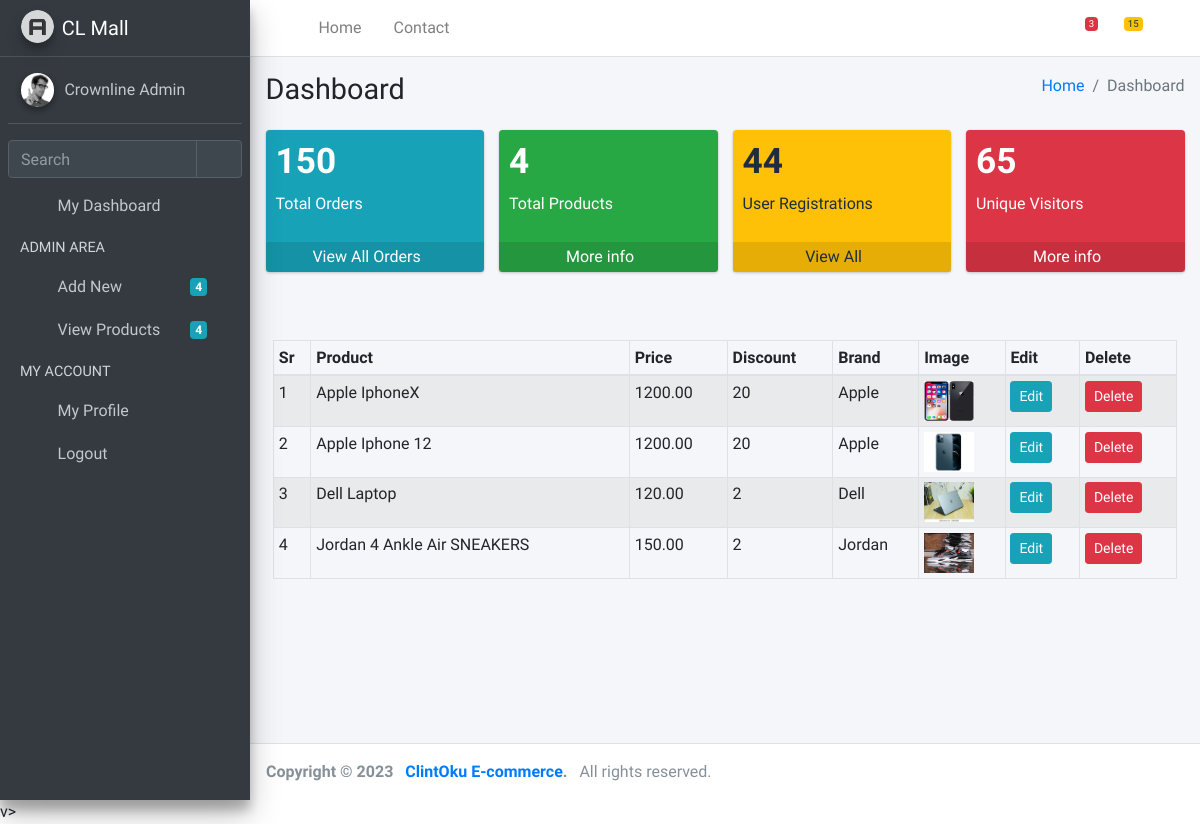
The page /admin (signed in) on the database its author committed.
### cl_mall/admin/models.py (models this page shows, shortened)
class User(db.Model):
    id = db.Column(db.Integer, primary_key=True)
    name = db.Column(db.String(25), unique=False, nullable=False)
    username = db.Column(db.String(25), unique=True, nullable=False)
    email = db.Column(db.String(80), unique=True, nullable=False)
    password = db.Column(db.String(180), unique=False, nullable=False)
    is_admin = db.Column(db.Boolean, default=True, nullable=False)
    profile = db.Column(db.String(80), unique=False, nullable=False,
                        default='profile.jpg')

### cl_mall/products/models.py (models this page shows)
class Addproduct(db.Model):
    __searchable__ = ['name', 'description']
    id = db.Column(db.Integer, primary_key=True)
    name = db.Column(db.String(80), nullable=False)
    price = db.Column(db.Numeric(10,2), nullable=False)
    discount = db.Column(db.Integer, default=0)
    stock = db.Column(db.Integer, nullable=False)
    description = db.Column(db.Text, nullable=False)
    colors = db.Column(db.Text, nullable=False)
    pub_date = db.Column(db.DateTime, nullable=False,
        default=datetime.utcnow)
    brand_id = db.Column(db.Integer, db.ForeignKey('brand.id'),
        nullable=False)
    brand = db.relationship('Brand',
        backref=db.backref('brands', lazy=True))
    category_id = db.Column(db.Integer, db.ForeignKey('category.id'),
        nullable=False)
    category = db.relationship('Category',
        backref=db.backref('posts', lazy=True))
    image_1 = db.Column(db.String(150), nullable=False, default='image.jpg')
    image_2 = db.Column(db.String(150), nullable=False, default='image.jpg')
    image_3 = db.Column(db.String(150), nullable=False, default='image.jpg')

class Brand(db.Model):
    id = db.Column(db.Integer, primary_key=True)
    name = db.Column(db.String(30), unique=True, nullable=False)

### cl_mall/admin/routes.py (the view)
@app.route('/admin')
def admin():
    if 'email' not in session:
        flash(f'You must be logged in', 'danger')
        return redirect(url_for('login'))
    products = Addproduct.query.all()
    admin =  User.query.filter_by(email = session['email']).first()
    return render_template('admin/index.html',
                           title='Admin Dashboard',
                           products=products,
                           admin=admin,
                           page_name='Dashboard')

### cl_mall/admin/routes.py (called while the page is built)
@app.context_processor
def inject_now():
    if 'email' in session:
        admin =  User.query.filter_by(email = session['email']).first()
    else:
        admin = None
    productscount = Addproduct.query.filter(Addproduct.stock > 0).order_by(
        Addproduct.id.desc()).count()
    return {'now': datetime.utcnow(), 'admin': admin, 'productscount': productscount}

### cl_mall/templates/admin/index.html (shortened to what this page needs)
{% include "admin/includes/header.html" %}
{% block content %}
        <div class="row">
          <div class="col-lg-3 col-6">
            <div class="small-box bg-info">
              <div class="inner">
                <h3>150</h3>
                <p>Total Orders</p>
              </div>
              <a href="#" class="small-box-footer">View All Orders <i class="fas fa-arrow-circle-right"></i></a>
            </div>
          </div>
          <div class="col-lg-3 col-6">
            <div class="small-box bg-success">
              <div class="inner">
                <h3>{{products|length}}<sup style="font-size: 20px"></sup></h3>
                <p>Total Products</p>
              </div>
              <a href="#" class="small-box-footer">More info <i class="fas fa-arrow-circle-right"></i></a>
            </div>
          </div>
          <div class="col-lg-3 col-6">
            <div class="small-box bg-warning">
              <div class="inner">
                <h3>44</h3>
                <p>User Registrations</p>
              </div>
              <a href="#" class="small-box-footer">View All <i class="fas fa-arrow-circle-right"></i></a>
            </div>
          </div>
          <div class="col-lg-3 col-6">
            <div class="small-box bg-danger">
              <div class="inner">
                <h3>65</h3>
                <p>Unique Visitors</p>
              </div>
              <a href="#" class="small-box-footer">More info <i class="fas fa-arrow-circle-right"></i></a>
            </div>
          </div>
        </div>
        <div class="container mt-5">
          <table class="table table-sm table-bordered table-striped table-hover">
            <thead>
              <th>Sr</th>
              <th>Product</th>
              <th>Price</th>
              <th>Discount</th>
              <th>Brand</th>
              <th>Image</th>
              <th>Edit</th>
              <th>Delete</th>
            </thead>
            <tbody>
              {% for product in products %}
              <tr>
                <td>{{loop.index}}</td>
                <td>{{product.name}}</td>
                <td>{{product.price}}</td>
                <td>{{product.discount}}</td>
                <td>{{product.brand.name}}</td>
                <td><img src="{{ url_for('static', filename='images/' + product.image_1) }}" width="50" height="40" alt=""></td>
                <td><a href="{{ url_for('updateproduct', id=product.id) }}" class="btn btn-info btn-sm">Edit</a></td>
                <td>
                  <button type="button" class="btn btn-danger btn-sm" data-toggle="modal" data-target="#exampleModal-{{product.id}}">
                    Delete
                  </button>
                </td>
              </tr>
              {% endfor %}
            </tbody>
          </table>
        </div>
{% endblock %}
{% include "admin/includes/footer.html" %}

### cl_mall/templates/admin/includes/header.html (shortened to what this page needs)
<!DOCTYPE html>
<html lang="en">
<head>
  <link rel="stylesheet" href="{{ url_for('static', filename='dashboard_assets/plugins/fontawesome-free/css/all.min.css') }}">
  <link rel="stylesheet" href="https://code.ionicframework.com/ionicons/2.0.1/css/ionicons.min.css">
  <link rel="stylesheet" href="{{ url_for('static', filename='dashboard_assets/plugins/tempusdominus-bootstrap-4/css/tempusdominus-bootstrap-4.min.css') }}">
  <link rel="stylesheet" href="{{ url_for('static', filename='dashboard_assets/plugins/icheck-bootstrap/icheck-bootstrap.min.css') }}">
  <link rel="stylesheet" href="{{ url_for('static', filename='dashboard_assets/plugins/jqvmap/jqvmap.min.css') }}">
  <link rel="stylesheet" href="{{ url_for('static', filename='dashboard_assets/dist/css/adminlte.min.css') }}">
  <link rel="stylesheet" href="{{ url_for('static', filename='dashboard_assets/plugins/overlayScrollbars/css/OverlayScrollbars.min.css') }}">
  <link rel="stylesheet" href="{{ url_for('static', filename='dashboard_assets/plugins/daterangepicker/daterangepicker.css') }}">
  <link rel="stylesheet" href="{{ url_for('static', filename='dashboard_assets/plugins/summernote/summernote-bs4.min.css') }}">
</head>
<body class="hold-transition sidebar-mini layout-fixed">
<div class="wrapper">
  <nav class="main-header navbar navbar-expand navbar-white navbar-light">
    <ul class="navbar-nav">
      <li class="nav-item">
        <a class="nav-link" data-widget="pushmenu" href="#" role="button"><i class="fas fa-bars"></i></a>
      </li>
      <li class="nav-item d-none d-sm-inline-block">
        <a href="" class="nav-link">Home</a>
      </li>
      <li class="nav-item d-none d-sm-inline-block">
        <a href="#" class="nav-link">Contact</a>
      </li>
    </ul>
    <ul class="navbar-nav ml-auto">
      <li class="nav-item">
        <a class="nav-link" data-widget="navbar-search" href="#" role="button">
          <i class="fas fa-search"></i>
        </a>
      </li>
      <li class="nav-item dropdown">
        <a class="nav-link" data-toggle="dropdown" href="#">
          <i class="far fa-comments"></i>
          <span class="badge badge-danger navbar-badge">3</span>
        </a>
      </li>
      <li class="nav-item dropdown">
        <a class="nav-link" data-toggle="dropdown" href="#">
          <span class="badge badge-warning navbar-badge">15</span>
        </a>
      </li>
      <li class="nav-item">
        <a class="nav-link" data-widget="fullscreen" href="#" role="button">
          <i class="fas fa-expand-arrows-alt"></i>
        </a>
      </li>
    </ul>
  </nav>
  <aside class="main-sidebar sidebar-dark-primary elevation-4">
    <a href="" class="brand-link">
      <img src="{{url_for('static', filename='dashboard_assets/dist/img/AdminLTELogo.png')}}" alt="AdminLogo" class="brand-image img-circle elevation-3" style="opacity: .8">
      <span class="brand-text font-weight-light">CL Mall</span>
    </a>
    <div class="sidebar">
      <div class="user-panel mt-3 pb-3 mb-3 d-flex">
        <div class="image">
          <img src="{{url_for('static', filename='dashboard_assets/dist/img/user2-160x160.jpg')}}" class="img-circle elevation-2" alt="User Image">
        </div>
        <div class="info">
          <a href="#" class="d-block">{{admin.name}}</a>
        </div>
      </div>
      <div class="form-inline">
        <div class="input-group" data-widget="sidebar-search">
          <input class="form-control form-control-sidebar" type="search" placeholder="Search" aria-label="Search">
          <div class="input-group-append">
            <button class="btn btn-sidebar">
              <i class="fas fa-search fa-fw"></i>
            </button>
          </div>
        </div>
      </div>
      <nav class="mt-2">
        <ul class="nav nav-pills nav-sidebar flex-column" data-widget="treeview" role="menu" data-accordion="false">
          <li class="nav-item">
            <a href="{{url_for('admin')}}" class="nav-link">
              <i class="nav-icon fas fa-tachometer-alt"></i>
              <p>
                My Dashboard
              </p>
            </a>
          </li>
          <li class="nav-header">ADMIN AREA</li>
          <li class="nav-item">
            <a href="#" class="nav-link">
              <i class="nav-icon fas fa-copy"></i>
              <p>
                Add New
                <i class="fas fa-angle-left right"></i>
                <span class="badge badge-info right">{{productscount}}</span>
              </p>
            </a>
          </li>
          <li class="nav-item">
            <a href="#" class="nav-link">
              <i class="nav-icon fas fa-copy"></i>
              <p>
                View Products
                <i class="fas fa-angle-left right"></i>
                <span class="badge badge-info right">{{productscount}}</span>
              </p>
            </a>
          </li>
          <li class="nav-header">MY ACCOUNT</li>
          <li class="nav-item">
            <a href="#" class="nav-link">
              <i class="nav-icon far fa-circle text-info"></i>
              <p>My Profile</p>
            </a>
          </li>
          <li class="nav-item">
            <a href="{{url_for('admin_logout')}}" class="nav-link">
              <i class="nav-icon far fa-circle text-danger"></i>
              <p class="text">Logout</p>
            </a>
          </li>
        </ul>
      </nav>
    </div>
  </aside>
  <div class="content-wrapper">
    <div class="content-header">
      <div class="container-fluid">
        <div class="row mb-2">
          <div class="col-sm-6">
            <h1 class="m-0">{{page_name}}</h1>
          </div>
          <div class="col-sm-6">
            <ol class="breadcrumb float-sm-right">
              <li class="breadcrumb-item"><a href="{{url_for('admin')}}">Home</a></li>
              <li class="breadcrumb-item active">{{page_name}}</li>
            </ol>
          </div>
        </div>
      </div>
    </div>
    <section class="content">
      <div class="container-fluid">

### rows shown on the page
User: name "Crownline Admin"
Addproduct: name "Apple IphoneX", price "1200.00", discount "20", brand.name "Apple", image_1 (picture)
Addproduct: name "Apple Iphone 12", price "1200.00", discount "20", brand.name "Apple", image_1 (picture)
Addproduct: name "Dell Laptop", price "120.00", discount "2", brand.name "Dell", image_1 (picture)
Addproduct: name "Jordan 4 Ankle Air SNEAKERS", price "150.00", discount "2", brand.name "Jordan", image_1 (picture)

### other values the page prints
{{ productscount }} "4"
{{ page_name }} "Dashboard"
{{ products|length }} "4"
